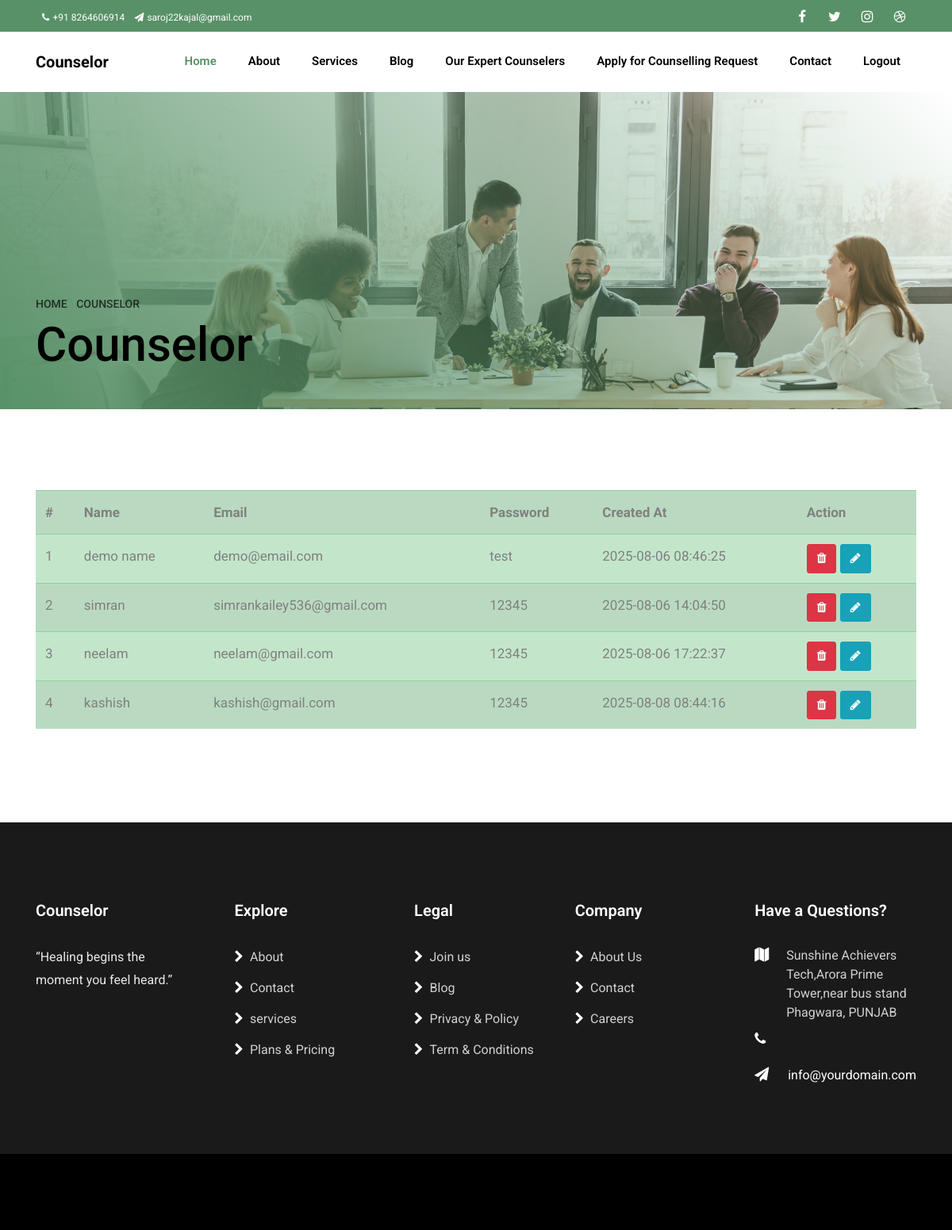
Page /conusers_view.php (signed in) on the earlier database version.
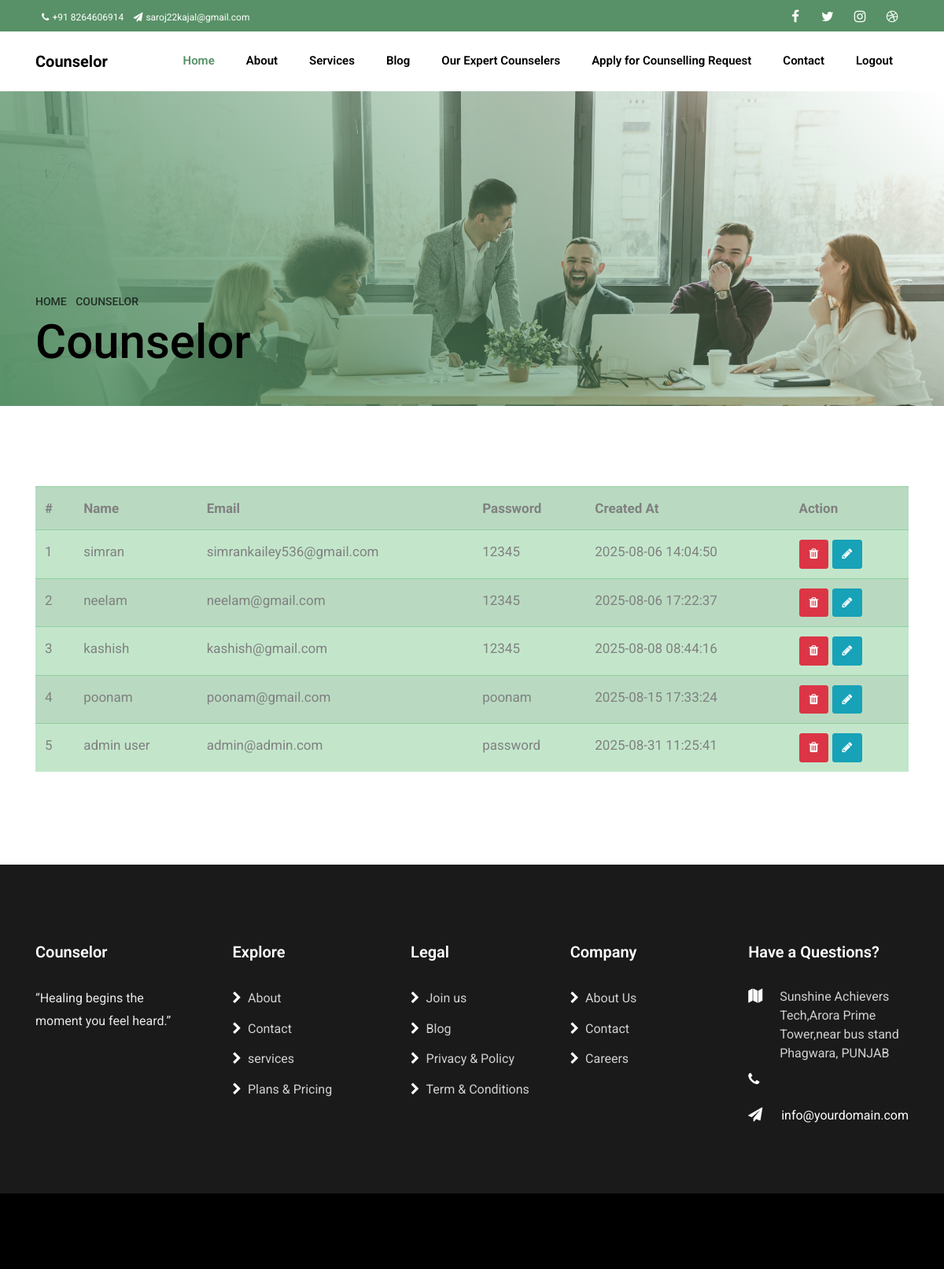
Same page on the later database version.
### tables this page shows
CREATE TABLE `users` (
  `id` int NOT NULL AUTO_INCREMENT,
  `name` varchar(100) DEFAULT NULL,
  `email` varchar(100) DEFAULT NULL,
  `password` varchar(255) DEFAULT NULL,
  `created_at` timestamp NULL DEFAULT CURRENT_TIMESTAMP,
  `is_admin` tinyint(1) NOT NULL DEFAULT '0',
  PRIMARY KEY (`id`),
  UNIQUE KEY `email` (`email`)
);

### conusers_view.php (the view, shortened to what this page needs)
<?php
include('header.php')
?>
<section class="hero-wrap hero-wrap-2" style="background-image: url('../asset/images/bg_2.jpg');" data-stellar-background-ratio="0.5">
    <div class="overlay"></div>
    <div class="container">
        <div class="row no-gutters slider-text align-items-end">
            <div class="col-md-9 ftco-animate pb-5">
                <p class="breadcrumbs mb-2"><span class="mr-2"><a href="./index.html">Home <i class="ion-ios-arrow-forward"></i></a></span> <span>Counselor<i class="ion-ios-arrow-forward"></i></span></p>
                <h1 class="mb-0 bread">Counselor</h1>
            </div>
        </div>
    </div>
</section>
<section class="ftco-section">
    <div class="container">
        <table class="table table-success table-striped">
            <tr>
                <th>#</th>
                <th>Name</th>
                <th>Email</th>
                <th>Password</th>
                <th>Created At</th>
                <th>Action</th>
            </tr>
            <?php
            include('config.php');
            $res = mysqli_query($conn, "SELECT * FROM `users`");
            $i = 1;
            foreach ($res as $r) {
            ?>
                <tr>
                    <td><?= $i ?></td>
                    <td><?= $r["name"] ?></td>
                    <td><?= $r["email"] ?></td>
                    <td><?= $r["password"] ?></td>
                    <td><?= $r["created_at"] ?></td>
                    <td>
                        <?php echo "<a href='./conusers_delete.php?id=$r[id]'>
                        <button class='btn btn-danger' name='id'><i class='fa fa-trash'></i></button>
                        </a>"
                        ?>
                        <?php echo "<a href='./conusers_edit.php?id=$r[id]'>
                    <button class='btn btn-info'><i class='fa fa-pencil'></i></button>
                    </a>"
                        ?>
                    </td>
                </tr>
            <?php
                $i++;
            }
            ?>
        </table>
    </div>
</section>
<?php
include('footer.php')
?>

### header.php (shortened to what this page needs)
<!DOCTYPE html>
<html lang="en">
<head>
	<link rel="stylesheet" href="https://stackpath.bootstrapcdn.com/font-awesome/4.7.0/css/font-awesome.min.css">
	<link rel="stylesheet" href="../asset/css/animate.css">
	<link rel="stylesheet" href="../asset/css/owl.carousel.min.css">
	<link rel="stylesheet" href="../asset/css/owl.theme.default.min.css">
	<link rel="stylesheet" href="../asset/css/magnific-popup.css">
	<link rel="stylesheet" href="../asset/css/flaticon.css">
	<link rel="stylesheet" href="../asset/css/style.css">
</head>
<body>
	<div class="wrap">
		<div class="container">
			<div class="row">
				<div class="col-md-6 d-flex align-items-center">
					<p class="mb-0 phone pl-md-2">
						<a href="#" class="mr-2"><span class="fa fa-phone mr-1"></span>+91 8264606914</a>
						<a href="#"><span class="fa fa-paper-plane mr-1"></span>saroj22kajal@gmail.com</a>
					</p>
				</div>
				<div class="col-md-6 d-flex justify-content-md-end">
					<div class="social-media">
						<p class="mb-0 d-flex">
							<a href="#" class="d-flex align-items-center justify-content-center"><span
									class="fa fa-facebook"><i class="sr-only">Facebook</i></span></a>
							<a href="#" class="d-flex align-items-center justify-content-center"><span
									class="fa fa-twitter"><i class="sr-only">Twitter</i></span></a>
							<a href="#" class="d-flex align-items-center justify-content-center"><span
									class="fa fa-instagram"><i class="sr-only">Instagram</i></span></a>
							<a href="#" class="d-flex align-items-center justify-content-center"><span
									class="fa fa-dribbble"><i class="sr-only">Dribbble</i></span></a>
						</p>
					</div>
				</div>
			</div>
		</div>
	</div>
	<nav class="navbar navbar-expand-lg navbar-dark ftco_navbar bg-dark ftco-navbar-light" id="ftco-navbar">
		<div class="container">
			<a class="navbar-brand" href="index.php">Counselor</a>
			<div class="collapse navbar-collapse" id="ftco-nav">
				<ul class="navbar-nav ml-auto">
					<li class="nav-item active"><a href="index.php" class="nav-link">Home</a></li>
					<li class="nav-item"><a href="about.php" class="nav-link">About</a></li>
					<li class="nav-item"><a href="services.php" class="nav-link">Services</a></li>
					<li class="nav-item"><a href="blog.php" class="nav-link">Blog</a></li>
					<?php if (isset($_SESSION["email"]) && !empty($_SESSION["email"])): ?>
						<?php if (isset($_SESSION["is_admin"]) && $_SESSION["is_admin"] == 1 && $_SESSION["email"] === "admin@admin.com"): ?>
							<li class="nav-item"><a href="conusers_view.php" class="nav-link">Users</a></li>
							<li class="nav-item"><a href="contact_requests.php" class="nav-link">Contact Requests</a></li>
							<li class="nav-item"><a href="conreq_view.php" class="nav-link">All Counselling
									Requests</a></li>
						<?php else: ?>
					<li class="nav-item"><a href="users.php" class="nav-link">Our Expert Counselers</a></li>
							<li class="nav-item"><a href="counselling_form.php" class="nav-link">Apply for Counselling
									Request</a></li>
									<li class="nav-item"><a href="contact.php" class="nav-link">Contact</a></li>
						<?php endif; ?>
						<li class="nav-item"><a href="logout.php" class="nav-link">Logout</a></li>
					<?php else: ?>
						<li class="nav-item"><a href="login.php" class="nav-link">Login</a></li>
					<?php endif; ?>
				</ul>
			</div>
		</div>
	</nav>

### footer.php (shortened to what this page needs)
 <footer class="ftco-footer">
      <div class="container">
        <div class="row mb-5">
          <div class="col-sm-12 col-md">
            <div class="ftco-footer-widget mb-4">
              <h2 class="ftco-heading-2 logo"><a href="#">Counselor</a></h2>
              <p>“Healing begins the moment you feel heard.”</p>
              <ul class="ftco-footer-social list-unstyled mt-2">
              </ul>
            </div>
          </div>
          <div class="col-sm-12 col-md">
            <div class="ftco-footer-widget mb-4 ml-md-4">
              <h2 class="ftco-heading-2">Explore</h2>
              <ul class="list-unstyled">
                <li><a href="#"><span class="fa fa-chevron-right mr-2"></span>About</a></li>
                <li><a href="#"><span class="fa fa-chevron-right mr-2"></span>Contact</a></li>
                <li><a href="#"><span class="fa fa-chevron-right mr-2"></span>services</a></li>
                <li><a href="#"><span class="fa fa-chevron-right mr-2"></span>Plans &amp; Pricing</a></li>
              </ul>
            </div>
          </div>
          <div class="col-sm-12 col-md">
            <div class="ftco-footer-widget mb-4 ml-md-4">
              <h2 class="ftco-heading-2">Legal</h2>
              <ul class="list-unstyled">
                <li><a href="#"><span class="fa fa-chevron-right mr-2"></span>Join us</a></li>
                <li><a href="#"><span class="fa fa-chevron-right mr-2"></span>Blog</a></li>
                <li><a href="#"><span class="fa fa-chevron-right mr-2"></span>Privacy &amp; Policy</a></li>
                <li><a href="#"><span class="fa fa-chevron-right mr-2"></span>Term &amp; Conditions</a></li>
              </ul>
            </div>
          </div>
          <div class="col-sm-12 col-md">
             <div class="ftco-footer-widget mb-4">
              <h2 class="ftco-heading-2">Company</h2>
              <ul class="list-unstyled">
                <li><a href="#"><span class="fa fa-chevron-right mr-2"></span>About Us</a></li>
                <li><a href="#"><span class="fa fa-chevron-right mr-2"></span>Contact</a></li>
                <li><a href="#"><span class="fa fa-chevron-right mr-2"></span>Careers</a></li>
              </ul>
            </div>
          </div>
          <div class="col-sm-12 col-md">
            <div class="ftco-footer-widget mb-4">
            	<h2 class="ftco-heading-2">Have a Questions?</h2>
            	<div class="block-23 mb-3">
	              <ul>
	                <li><span class="icon fa fa-map marker"></span><span class="text">Sunshine Achievers Tech,Arora Prime Tower,near bus stand Phagwara, PUNJAB</span></li>
	                <li><a href="#"><span class="icon fa fa-phone"></span><span class="text"></span></a></li>
	                <li><a href="#"><span class="icon fa fa-paper-plane pr-4"></span><span class="text">info@yourdomain.com</span></a></li>
	              </ul>
	            </div>
            </div>
          </div>
        </div>
      </div>
      <div class="container-fluid px-0 py-5 bg-black">
      </div>
    </footer>
  </body>
</html>

Differences in the rows shown:
removed users: name "demo name", email "demo@email.com", password "test", created_at "2025-08-06 08:46:25"
added users: name "poonam", email "poonam@gmail.com", password "poonam", created_at "2025-08-15 17:33:24"
added users: name "admin user", email "admin@admin.com", password "password", created_at "2025-08-31 11:25:41"
